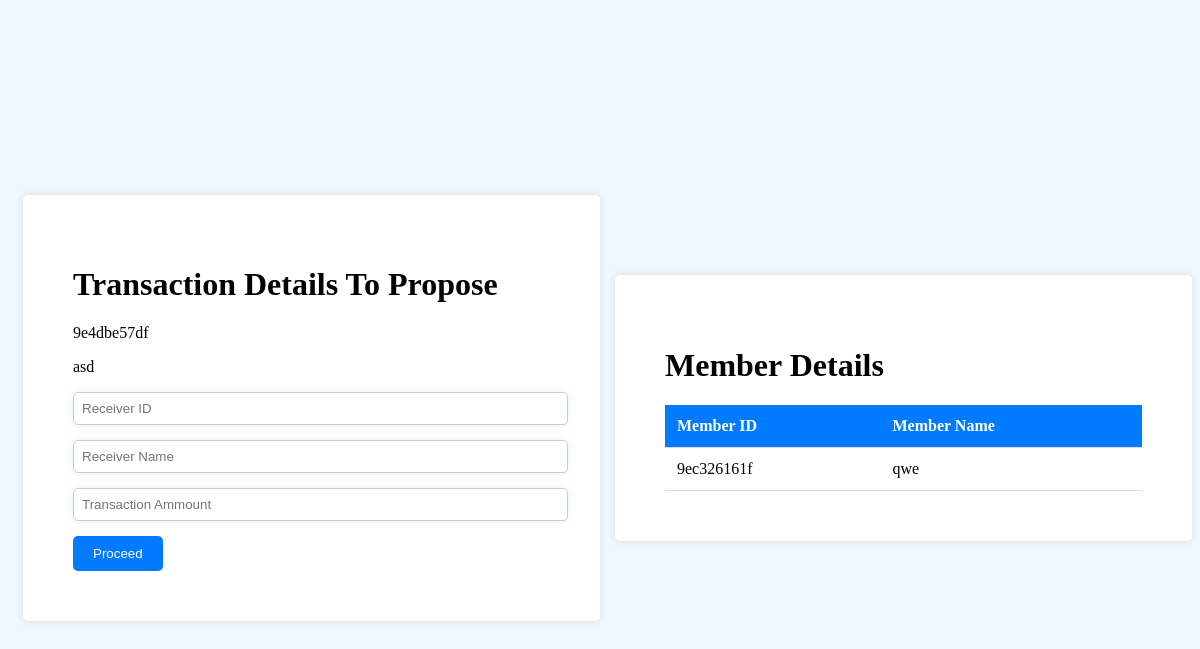
The app's page /propose/ (signed in) with its own data.
### execution/models.py (models this page shows, shortened)
class Member(models.Model):
    cho=[('upto10k','10k'),('abovetill100k','10kTo100k')]
    name=models.CharField(max_length=100)
    address=models.CharField(max_length=100)
    affiliation=models.CharField(max_length=100)
    unique_name=models.CharField(max_length=100, unique=True)
    unique_id=models.CharField(max_length=256)
    category=models.CharField(max_length=100,choices=cho,default='upto10k')
    password=models.CharField(max_length=100)
    balance=models.IntegerField(default=0)
    intransaction=models.IntegerField(default=0)

### execution/views.py (the view, shortened to what this page needs)
# urls.py: path('propose/',propose,name='propose'),
def propose(request):
    ob=Member.objects.get(id=request.session.get('member_id'))
    obj=Member.objects.all()
    return render(request,'proposer.html',context={'ob':ob,'member':obj})

### templates/proposer.html (shortened to what this page needs)
<!DOCTYPE html>
<html lang="en">
<head>
</head>
<body>
    <div class="form-container">
        <h1>Transaction Details To Propose</h1>
        <form action="/propose/" method="post">
            <div class="form-group">
                <p>{{ob.unique_id}}</p>
            </div>
            <div class="form-group">
                <p>{{ob.unique_name}}</p>
            </div>
            <div class="form-group">
                <input type="text" placeholder="Receiver ID" name="toid">
            </div>
            <div class="form-group">
                <input type="text" placeholder="Receiver Name" name="toname">
            </div>
            <div class="form-group">
                <input type="number" placeholder="Transaction Ammount" name="amount">
            </div>
            <button class="btn" type="submit" name="submit">Proceed</button>
        </form>
    </div>
    <div class="form-container">
        <h1>Member Details</h1>
        <table>
            <tr>
                <th>Member ID</th>
                <th>Member Name</th>
            </tr>
            {% for i in member %}
            {% if i.unique_id != ob.unique_id %}
            <tr>
                <td>{{i.unique_id}}</td>
                <td>{{i.unique_name}}</td>
            </tr>
            {% endif %}
            {% endfor %}
        </table>
    </div>
</body>
</html>

### templates/proposer.html (style rules this page uses)
body { display: flex; justify-content: center; align-items: center; height: 100vh; background-color: aliceblue; }
.form-container { width: 500px; padding: 50px; background-color: #fff; border-radius: 5px; box-shadow: 0 0 10px rgba(0, 0, 0, 0.1); margin-left: 15px; }
.form-group { margin-bottom: 15px; }
.form-group input { width: 100%; padding: 8px; border: 1px solid #ccc; border-radius: 5px; box-shadow: 0 0 10px rgba(22, 127, 197, 0.1); }
.btn { background-color: #007bff; color: #fff; justify-content: center; align-items: center; padding: 10px 20px; border: none; border-radius: 5px; cursor: pointer; transition: background-color 0.3s ease; }
table { width: 100%; border-collapse: collapse; margin-top: 20px; }
th, td { padding: 12px; text-align: left; border-bottom: 1px solid #ddd; }
th { background-color: #007bff; color: white; }

### records on screen
Member: unique_id "9e4dbe57df", unique_name "asd"
Member: unique_id "9ec326161f", unique_name "qwe"
